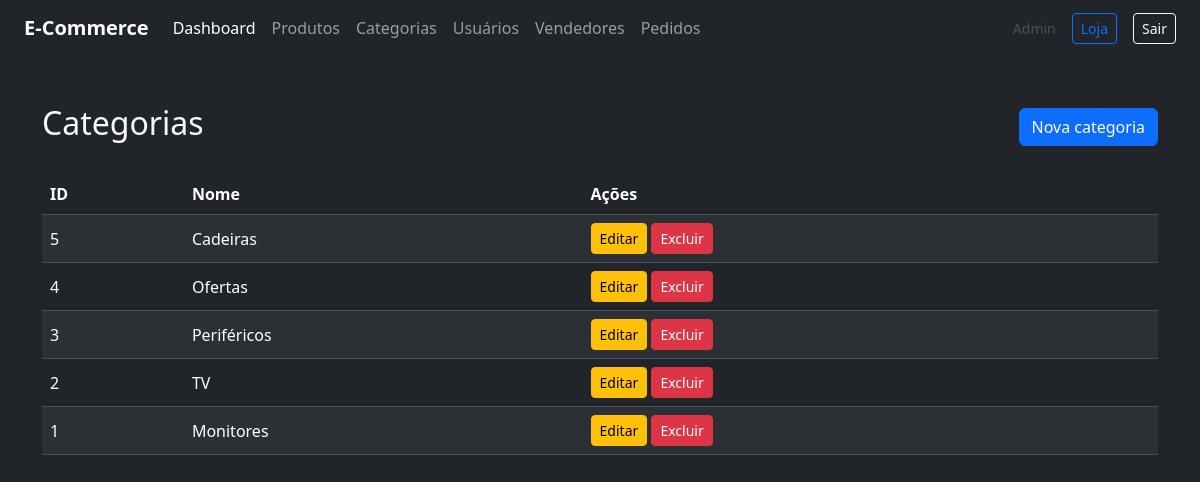
The page /categoria/listar.php (signed in) on the database its author committed.
### tables this page shows
CREATE TABLE IF NOT EXISTS `Categoria` (
  `id` INT UNSIGNED NOT NULL AUTO_INCREMENT,
  `Nome` VARCHAR(255) NOT NULL,
  PRIMARY KEY (`id`)
);

### categoria/listar.php (the view, shortened to what this page needs)
<?php
require_once __DIR__ . '/../database/conexao.php';
$stmt = mysqli_prepare($conn, 'SELECT id, Nome FROM Categoria ORDER BY id DESC');
mysqli_stmt_execute($stmt);
$resultado = mysqli_stmt_get_result($stmt);
?>
<!doctype html>
<html lang="pt-BR">
<head>
    <link href="https://cdn.jsdelivr.net/npm/bootstrap@5.3.8/dist/css/bootstrap.min.css" rel="stylesheet">
</head>
<body class="bg-dark text-light">
    <?php require_once __DIR__ . '/../include/navbar_admin.php'; ?>
    <div class="container py-5">
        <div class="d-flex justify-content-between align-items-center mb-4">
            <h2>Categorias</h2>
            <a href="cadastrar.php" class="btn btn-primary">Nova categoria</a>
        </div>
        <div class="table-responsive">
            <table class="table table-dark table-striped table-hover align-middle">
                <thead>
                    <tr>
                        <th>ID</th>
                        <th>Nome</th>
                        <th>Ações</th>
                    </tr>
                </thead>
                <tbody>
                    <?php if (mysqli_num_rows($resultado) > 0): ?>
                        <?php while ($categoria = mysqli_fetch_assoc($resultado)): ?>
                            <tr>
                                <td><?= (int) $categoria['id'] ?></td>
                                <td><?= htmlspecialchars($categoria['Nome'], ENT_QUOTES, 'UTF-8') ?></td>
                                <td>
                                    <a href="alterar.php?id=<?= (int) $categoria['id'] ?>" class="btn btn-sm btn-warning">Editar</a>
                                    <a href="deletar.php?id=<?= (int) $categoria['id'] ?>" class="btn btn-sm btn-danger" onclick="return confirm('Deseja realmente excluir esta categoria?');">Excluir</a>
                                </td>
                            </tr>
                        <?php endwhile; ?>
                    <?php else: ?>
                        <tr>
                            <td colspan="3" class="text-center">Nenhuma categoria encontrada.</td>
                        </tr>
                    <?php endif; ?>
                </tbody>
            </table>
        </div>
    </div>
</body>
</html>

### rows shown on the page
categoria: id "5", Nome "Cadeiras"
categoria: id "4", Nome "Ofertas"
categoria: id "3", Nome "Periféricos"
categoria: id "2", Nome "TV"
categoria: id "1", Nome "Monitores"
